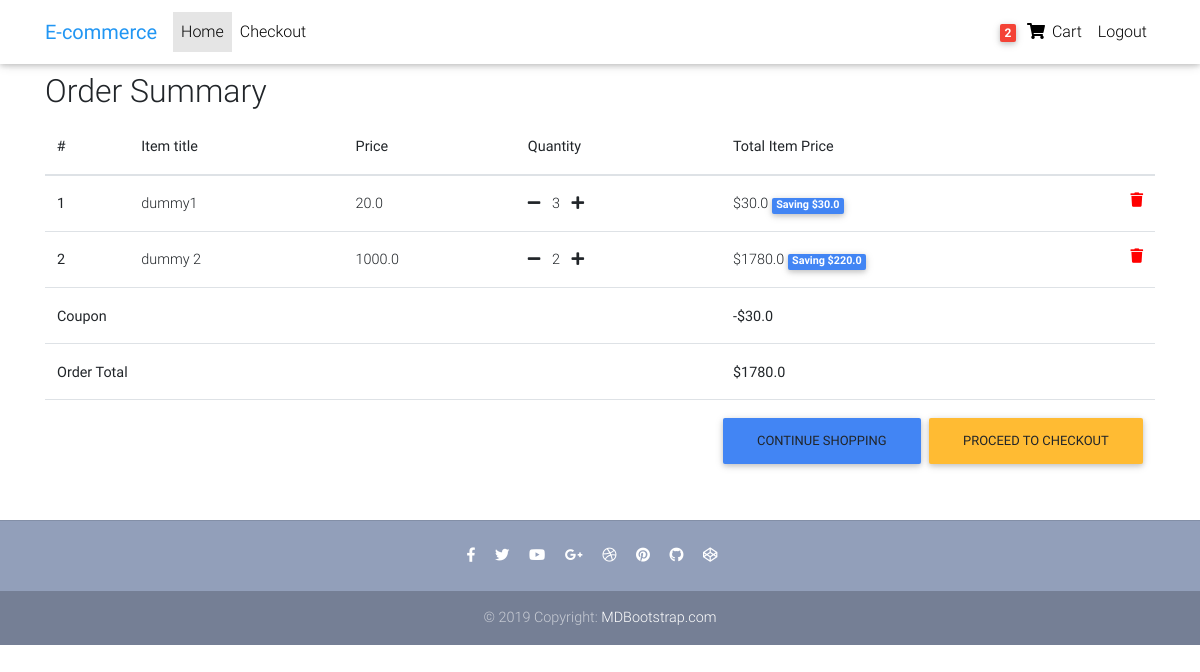
Page /order-summary/ (signed in) on the committed database.
### Ecommerce/models.py (models this page shows, shortened)
class Order(models.Model):#this is the shoping cart
	user=models.ForeignKey(settings.AUTH_USER_MODEL,on_delete=models.CASCADE)
	ref_code=models.CharField(max_length=20)
	items=models.ManyToManyField(OrderItem)
	start_date=models.DateTimeField(auto_now_add=True)
	ordered_date=models.DateTimeField()
	ordered=models.BooleanField(default=False)
	being_delivered=models.BooleanField(default=False)
	received=models.BooleanField(default=False)
	refund_requested=models.BooleanField(default=False)
	refund_granted=models.BooleanField(default=False)
	billing_address=models.ForeignKey('Address',related_name='billing_address',on_delete=models.SET_NULL,blank=True,null=True)
	shipping_address=models.ForeignKey('Address',related_name='shipping_address',on_delete=models.SET_NULL,blank=True,null=True)
	payment=models.ForeignKey('Payment',on_delete=models.SET_NULL,blank=True,null=True)
	coupon=models.ForeignKey('Coupon',on_delete=models.SET_NULL,blank=True,null=True)
	def get_total(self):
		total=0
		for order_item in self.items.all():
			total+=order_item.get_final_price()
		if self.coupon:
			total-=self.coupon.amount
		return total

class OrderItem(models.Model):#things inside the cart
	user=models.ForeignKey(settings.AUTH_USER_MODEL,on_delete=models.CASCADE)
	ordered=models.BooleanField(default=False)
	item=models.ForeignKey(Item,on_delete=models.CASCADE)
	quantity=models.IntegerField(default=1)
	def get_total_item_prices(self):
		return self.quantity*self.item.price
	def get_total_discount_prices(self):
		return self.quantity*self.item.discount_price
	def get_total_amount_saved(self):
		return self.get_total_item_prices() - self.get_total_discount_prices()
	def get_final_price(self):
		if self.item.discount_price:
			return self.get_total_discount_prices()
		else:
			return self.get_total_item_prices()

class Item(models.Model):#things u can purcahse
	title=models.CharField(max_length=100)
	price=models.FloatField()
	discount_price=models.FloatField(blank=True,null=True)
	category=models.CharField(choices=CATEGORY_CHOICES,max_length=2)
	label=models.CharField(choices=LABEL_CHOICES,max_length=1 )
	slug =models.SlugField()
	description=models.TextField()
	image=models.ImageField()

class Coupon(models.Model):
		code=models.CharField(max_length=15)
		amount=models.FloatField()

### Ecommerce/views.py (the view)
# urls.py: path('order-summary/',OrderSummaryView.as_view(),name='order-summary'),
class OrderSummaryView(LoginRequiredMixin, View):
	def get(self, *args, **kwargs):
		try:
			order = Order.objects.get(user=self.request.user, ordered=False)
			context = {
				'object': order
			}
			return render(self.request, 'order_summary.html', context)
		except ObjectDoesNotExist:
			messages.warning(self.request, "You do not have an active order")
			return redirect("/")

### Ecommerce/templatetags/cart_template_tags.py (called while the page is built)
@register.filter
def cart_item_count(user):
    if user.is_authenticated:
        qs = Order.objects.filter(user=user, ordered=False)
        if qs.exists():
            return qs[0].items.count()
    return 0

### templates/order_summary.html (shortened to what this page needs)
{% extends "base.html" %}
{% block content %}
  <main>
    <div class="container">
    <div class="table-responsive text-nowrap">
    <h2>Order Summary</h2>
    <table class="table">
        <thead>
        <tr>
            <th scope="col">#</th>
            <th scope="col">Item title</th>
            <th scope="col">Price</th>
            <th scope="col">Quantity</th>
            <th scope="col">Total Item Price</th>
        </tr>
        </thead>
        <tbody>
        {% for order_item in object.items.all %}
        <tr>
            <th scope="row">{{ forloop.counter }}</th>
            <td>{{ order_item.item.title }}</td>
            <td>{{ order_item.item.price }}</td>
            <td>
                <a href="{% url 'Ecommerce:remove_single_item_from_cart' order_item.item.slug %}"><i class="fas fa-minus mr-2"></i></a>
                {{ order_item.quantity }}
                <a href="{% url 'Ecommerce:add-to-cart' order_item.item.slug %}"><i class="fas fa-plus ml-2"></i></a>
            </td>
            <td>
            {% if order_item.item.discount_price %}
                ${{ order_item.get_total_discount_prices }}
                <span class="badge badge-primary">Saving ${{ order_item.get_total_amount_saved }}</span>
            {% else %}
                ${{ order_item.get_total_item_prices }}
            {% endif %}
            <a style='color: red;' href="{% url 'Ecommerce:remove_from_cart' order_item.item.slug %}">
                <i class="fas fa-trash float-right"></i>
            </a>
            </td>
        </tr>
        {% endfor %}
        {% if object.coupon %}
        <tr>
            <td colspan="4"><b>Coupon</b></td>
            <td><b>-${{ object.coupon.amount }}</b></td>
        </tr>
        {% endif %}
        {% if object.get_total %}
        <tr>
            <td colspan="4"><b>Order Total</b></td>
            <td><b>${{ object.get_total }}</b></td>
        </tr>
        <tr>
            <td colspan="5">
            <a class='btn btn-warning float-right ml-2' href='/checkout/'>Proceed to checkout</a>
            <a class='btn btn-primary float-right' href='/'>Continue shopping</a>
            </td>
        </tr>
        {% endif %}
        </tbody>
    </table>
    </div>
    </div>
  </main>
{% endblock content %}

### templates/navbar.html (shortened to what this page needs)
{% load cart_template_tags %}
<nav class="navbar fixed-top navbar-expand-lg navbar-light white scrolling-navbar">
    <div class="container">
      <a class="navbar-brand waves-effect" href="/">
        <strong class="blue-text">E-commerce</strong>
      </a>
      <div class="collapse navbar-collapse" id="navbarSupportedContent">
        <ul class="navbar-nav mr-auto">
          <li class="nav-item active">
            <a class="nav-link waves-effect" href="/">Home
            </a>
          </li>
          <li class="nav-item">
            <a class="nav-link waves-effect" href="/checkout">
            Checkout</a>
          </li>
        </ul>
        <ul class="navbar-nav nav-flex-icons">
          {% if request.user.is_authenticated %}
          <li class="nav-item">
            <a href="{% url 'Ecommerce:order-summary' %}" class="nav-link waves-effect">
              <span class="badge red z-depth-1 mr-1"> {{ request.user|cart_item_count}} </span>
              <i class="fas fa-shopping-cart"></i>
              <span class="clearfix d-none d-sm-inline-block"> Cart </span>
            </a>
          </li>
          <li class="nav-item">
            <a class="nav-link waves-effect" href="{% url 'account_logout' %}">
              <span class="clearfix d-none d-sm-inline-block"> Logout </span>
            </a>
          </li>
          {% endif %}
        </ul>
      </div>
    </div>
  </nav>

### templates/base.html (style rules this page uses)
html, body, header, .carousel { height: 60vh; }

### rows in the picture
OrderItem: item "dummy1", item.price "20.0", quantity "3", get_total_discount_prices "30.0", get_total_amount_saved "30.0"
OrderItem: item "dummy 2", item.price "1000.0", quantity "2", get_total_discount_prices "1780.0", get_total_amount_saved "220.0"
Order: coupon.amount "30.0", get_total "1780.0"

### other values in the picture
{{ request.user|cart_item_count }} "2"
